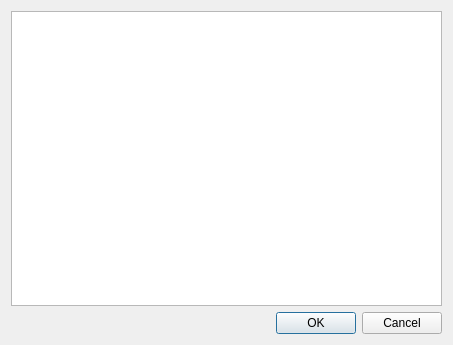
<?xml version="1.0" encoding="UTF-8"?>
<ui version="4.0">
 <class>ChooseItemDialog</class>
 <widget class="QDialog" name="ChooseItemDialog">
  <property name="geometry">
   <rect>
    <x>0</x>
    <y>0</y>
    <width>453</width>
    <height>345</height>
   </rect>
  </property>
  <property name="windowTitle">
   <string>Dialog</string>
  </property>
  <layout class="QVBoxLayout" name="verticalLayout">
   <item>
    <widget class="QListWidget" name="listItem"/>
   </item>
   <item>
    <widget class="QDialogButtonBox" name="buttonBox">
     <property name="orientation">
      <enum>Qt::Horizontal</enum>
     </property>
     <property name="standardButtons">
      <set>QDialogButtonBox::Cancel|QDialogButtonBox::Ok</set>
     </property>
    </widget>
   </item>
  </layout>
 </widget>
 <resources/>
 <connections>
  <connection>
   <sender>buttonBox</sender>
   <signal>accepted()</signal>
   <receiver>ChooseItemDialog</receiver>
   <slot>accept()</slot>
   <hints>
    <hint type="sourcelabel">
     <x>248</x>
     <y>254</y>
    </hint>
    <hint type="destinationlabel">
     <x>157</x>
     <y>274</y>
    </hint>
   </hints>
  </connection>
  <connection>
   <sender>buttonBox</sender>
   <signal>rejected()</signal>
   <receiver>ChooseItemDialog</receiver>
   <slot>reject()</slot>
   <hints>
    <hint type="sourcelabel">
     <x>316</x>
     <y>260</y>
    </hint>
    <hint type="destinationlabel">
     <x>286</x>
     <y>274</y>
    </hint>
   </hints>
  </connection>
  <connection>
   <sender>listItem</sender>
   <signal>itemDoubleClicked(QListWidgetItem*)</signal>
   <receiver>ChooseItemDialog</receiver>
   <slot>accept()</slot>
   <hints>
    <hint type="sourcelabel">
     <x>145</x>
     <y>145</y>
    </hint>
    <hint type="destinationlabel">
     <x>191</x>
     <y>149</y>
    </hint>
   </hints>
  </connection>
 </connections>
</ui>
